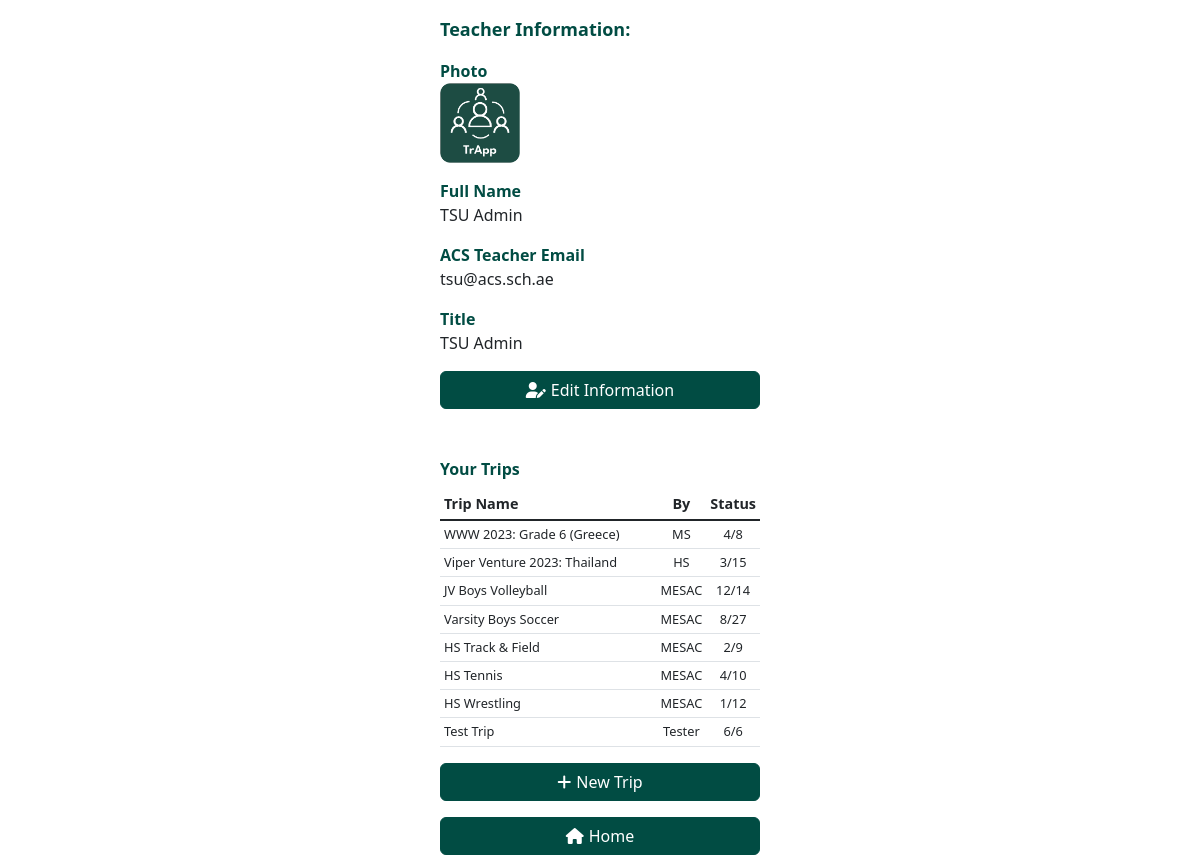
/teacher (signed in), run on the app's committed database.
### classes.py (models this page shows, shortened)
class Teacher(db.Model):
    __tablename__ = 'teachers'
    id = db.Column(db.Integer, primary_key=True)
    name = db.Column(db.String, nullable=False)
    email = db.Column(db.String, nullable=True)
    title = db.Column(db.String, nullable=True, default="Unknown")
    photoUrl = db.Column(db.String, nullable=False, default="/static/img/logo.png")
    @staticmethod
    def get_teacher_by_id(teacher_id, return_dict=True):
        teacher = db.session.query(Teacher).filter_by(id=teacher_id).first()
        if not return_dict or teacher is None:
            return teacher
        else:
            return dict_converter(teacher)
    def check_main(email):
        return email == TEACHER['email']

class Trip(db.Model):
    __tablename__ = 'trips'
    trip_ids = []
    id = db.Column(db.Integer, primary_key=True)
    teacher_id = db.Column(db.Integer, nullable=False, default=0)
    code = db.Column(db.String(6), nullable=False)
    name = db.Column(db.String, nullable=False)
    organizer = db.Column(db.String, nullable=False)
    num_groups = db.Column(db.Integer, nullable=False)
    group_size = db.Column(db.Integer, nullable=False)
    details = db.Column(db.String, nullable=True)
    @staticmethod
    def get_trips_by_teacher_id(teacher_id, return_dict=False):
        trips = db.session.query(Trip).filter_by(teacher_id=teacher_id).all()
        if return_dict:
            return [dict_converter(t) for t in trips]
        else:
            return trips

### app.py (the view, shortened to what this page needs)
@app.route("/teacher", methods=["GET", "POST"])
@teacher_only
def trips():
    teacher = current_user['teacher']
    main_teacher = False
    user = current_user['db_user']
    info = {
        "user_name": user.name,
        "login_email": user.email,
        "is_student": user.is_student,
        "is_teacher": user.is_teacher,
        "is_admin": user.is_admin,
        "date_created": user.date_created,
        "date_verified": user.date_verified
    }
    all_trips = Trip.get_trips_by_teacher_id(teacher['id'])
    if Teacher.check_main(teacher['email']):
        main_teacher = True
        all_trips = Trip.get_all_trips()
    trip_studs = [TripStudent.get_students_in_trip(t.id) for t in all_trips]
    all_students = Student.get_all_students()
    return render_template("teacher/teacher.html", main_teacher=main_teacher, teacher=teacher, all_trips=all_trips, trip_studs=trip_studs, all_students=all_students, info=info)

### app.py (called while the page is built)
def login_required(disable_verify=False):
    def decorator(f):
        @wraps(f)
        def decorated_function(*args, **kwargs):
            if 'user_id' not in session or current_user['db_user'] is None:
                return redirect("/login")
            elif not disable_verify and current_user['db_user'] is not None and not current_user['db_user'].is_verified:
                if not current_user['db_user'].is_resetting:
                    return redirect("/verify")
            return f(*args, **kwargs)
        return decorated_function
    return decorator

def teacher_only(f):
    @wraps(f)
    @login_required()
    def decorated_function(*args, **kwargs):
        if not current_user['db_user'].is_teacher:
            abort(403)
        return f(*args, **kwargs)
    return decorated_function

@app.before_request
def before_request():
    if 'user_id' in session:
        if User.check_exist_with_id(session['user_id']):
            current_user['db_user'] = User.get_user_by_id(session['user_id'])
            if current_user['db_user'].is_teacher:
                current_user['teacher'] = Teacher.get_teacher_by_id(current_user['db_user'].teacher_id)
            if current_user['db_user'].is_student:
                current_user['student'] = Student.get_student_by_id(current_user['db_user'].student_id)

### classes.py (called while the page is built)
def dict_converter(row):
    return {column.name: getattr(row, row.__mapper__.get_property_by_column(column).key) for column in row.__table__.columns}

    @staticmethod
    def get_user_by_id(id):
        return db.session.query(User).filter_by(id=id).first()

    @staticmethod
    def check_exist_with_id(id):
        return User.get_user_by_id(id) is not None

    @staticmethod
    def get_student_by_id(student_id, return_dict=True):
        student = db.session.query(Student).filter_by(id=student_id).first()
        if not return_dict or student is None:
            return student
        else:
            return dict_converter(student)

    @staticmethod
    def get_all_students(return_dict=False):
        students = db.session.query(Student).all()
        if return_dict:
            return [dict_converter(s) for s in students]
        else:
            return students

### templates/teacher/teacher.html (shortened to what this page needs)
{% extends "layout.html" %}
{% block main %}
<label class="d-grid form-label mt-3 mx-auto">Teacher Information:</label>
<label class="d-grid info-label mt-3 mx-auto">Photo</label>
<div class="image-container mx-auto">
    <img src="{{teacher.photoUrl}}" alt="Teacher Photo">
</div>
<label class="d-grid info-label mt-3 mx-auto">Full Name</label>
<text class="d-grid mx-auto">{{teacher.name}}</text>
<label class="d-grid info-label mt-3 mx-auto">ACS Teacher Email</label>
<text class="d-grid mx-auto">{{teacher.email}}</text>
<label class="d-grid info-label mt-3 mx-auto">Title</label>
<text class="d-grid mx-auto">{{teacher.title}}</text>
<button class="mt-3 d-grid gap-2 col-6 mx-auto btn btn-primary" data-bs-toggle="modal" data-bs-target="#teacher_edit_information">
    <div class="icon-text-container center-div">
        <i class="fas fa-user-pen"></i>
        <span>Edit Information</span>
    </div>
</button>
<label class="d-grid info-label mt-5 mx-auto">Your Trips</label>
<table class="table table-sm {{'table-users' if main_teacher else ''}} table-hover mt-2 mx-auto" id="trips_table">
    <thead>
        <tr>
            <th style="width: 100%;" scope="col">Trip Name</th>
            {% if not main_teacher %}
                <th class="text-center" tyle="width: 100%;" scope="col">By</th>
            {% endif %}
            <th class="text-center" scope="col">Status</th>
        </tr>
    </thead>
    <tbody class="table-group-divider">
        {%for i in range(all_trips|length)%}
        <tr onclick="window.location = 'teacher/{{all_trips[i].code}}'">
            <td>{{all_trips[i].name}}</td>
            {% if not main_teacher %}
                <td class="text-center">{{all_trips[i].organizer}}</td>
            {% endif %}
            <td class="text-center">{{trip_studs[i]|length}}/{{all_trips[i].num_groups * all_trips[i].group_size}}</td>
        </tr>
        {%endfor%}
    </tbody>
</table>
<button class="mt-3 d-grid gap-2 col-6 mx-auto btn btn-primary" data-bs-toggle="modal" data-bs-target="#trip_create_modal">
    <div class="icon-text-container center-div">
        <i class="fas fa-plus"></i>
        <span>New Trip</span>
    </div>
</button>
<button onclick="window.location='/'" class="mt-3 d-grid gap-2 col-6 mx-auto btn btn-primary">
    <div class="icon-text-container center-div">
        <i class="fas fa-home"></i>
        <span>Home</span>
    </div>
</button>
{% endblock %}

### templates/layout.html (shortened to what this page needs)
<!DOCTYPE html>
<html>
<head>
    <link rel="stylesheet" type="text/css" href="/static/css/style.css"/>
    <link href="https://cdn.jsdelivr.net/npm/bootstrap@5.3.0-alpha1/dist/css/bootstrap.min.css" rel="stylesheet">
</head>
<body style="visibility: hidden">
	{% block main %}{% endblock %}
</body>

### static/css/style.css (style rules this page uses)
:root { --default-width: 320px; --modal-width: 360px; --acs-green: #014C43; --acs-green-transparent: #014c4350; }
.btn-primary { width: var(--default-width) !important; border-color: var(--acs-green) !important; background-color: var(--acs-green) !important; }
.form-label { width: var(--default-width) !important; }
label { color: var(--acs-green); font-weight: bold; font-size: large; }
.info-label { width: var(--default-width) !important; margin-left: auto; font-size: medium; }
text { width: var(--default-width) !important; }
.table { width: var(--default-width) !important; display: block !important; max-height: 500px !important; overflow: auto !important; }
thead { top: 0; color: var(--acs-green); position: sticky; background-color: white; font-size: 90%; }
td { white-space: nowrap; font-size: 80%; }
.icon-text-container { display: flex; align-items: center; }
.icon-text-container i { margin-right: 5px; }
.center-div { margin: auto; }
.image-container { width: var(--default-width); align-items: left; }
.image-container img { max-width: 25%; }

### templates/layout.html (style rules this page uses)
.hidden { display:none; }

### data on the page
Teacher: photoUrl (picture), name "TSU Admin", email "tsu@acs.sch.ae", title "TSU Admin"
Trip: name "WWW 2023: Grade 6 (Greece)", organizer "MS", all_trips[i].num_groups*all_trips[i].group_size "8"
Trip: name "Viper Venture 2023: Thailand", organizer "HS", all_trips[i].num_groups*all_trips[i].group_size "15"
Trip: name "JV Boys Volleyball", organizer "MESAC", all_trips[i].num_groups*all_trips[i].group_size "14"
Trip: name "Varsity Boys Soccer", organizer "MESAC", all_trips[i].num_groups*all_trips[i].group_size "27"
Trip: name "HS Track & Field", organizer "MESAC", all_trips[i].num_groups*all_trips[i].group_size "9"
Trip: name "HS Tennis", organizer "MESAC", all_trips[i].num_groups*all_trips[i].group_size "10"
Trip: name "HS Wrestling", organizer "MESAC", all_trips[i].num_groups*all_trips[i].group_size "12"
Trip: name "Test Trip", organizer "Tester", all_trips[i].num_groups*all_trips[i].group_size "6"

### other printed values
{{ trip_studs[i]|length }} "4" "3" "12" "8" "2" "4" "1" "6"
